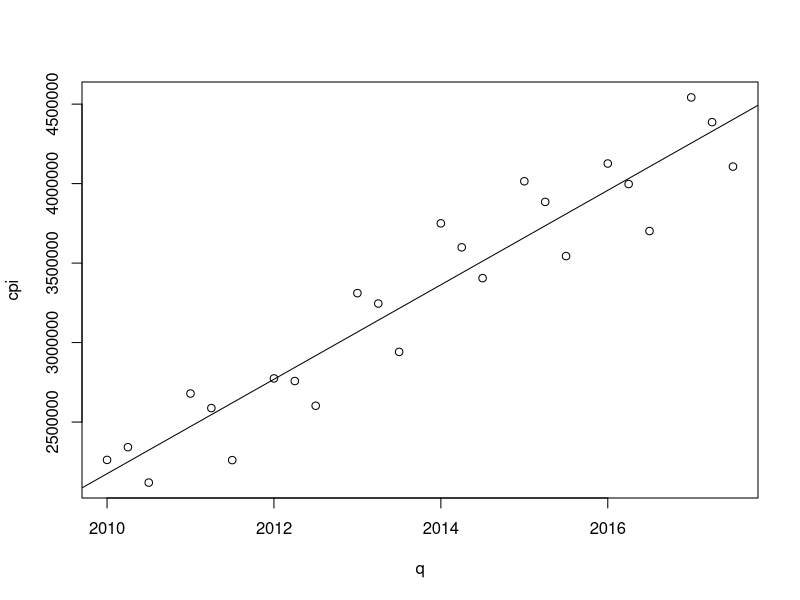

Reproduce this figure in R.
# allows reading of excel sheets
library(readxl)
# allows writing of excel sheets
library(writexl)
library(zoo)

excel_sheets('financial_cleaned.xlsx')

input_sheet = read_excel("financial_cleaned.xlsx", sheet=1, col_names = TRUE)

#new dataframe

# zoo sequence to name year/quarter
quarters <- as.yearqtr(2010 + seq(0, 23)/3)
format(quarters, "%Y Quarter %q")



quarterly_indexes = c()
for (i in 0:69) {
  if (i%%3==0) {
    quarterly_indexes <- c(quarterly_indexes, 5+i)
  }
}

rev_used = as.numeric(t(input_sheet[7,quarterly_indexes]))
rev_wholesale = as.numeric(t(input_sheet[8,quarterly_indexes]))
rev_other = as.numeric(t(input_sheet[13,quarterly_indexes]))
rev_total = as.numeric(t(input_sheet[15,quarterly_indexes]))

data <- data.frame(rev_used, rev_wholesale, rev_other, rev_total)
rownames(data) <- quarters



fit <- lm(rev_total ~ as.numeric(quarters), data=data)
summary(fit)
x<-fitted(fit)

#c(data["rev_total"],rep(2011:2018))
#plot(c(data,rep(NA,12)),xaxt="n",ylab="CPI",xlab="",ylim=c(162,190))

q <- as.numeric(quarters)
cpi<-c(rev_total)
df <- data.frame(q,cpi)
plot(df)+abline(lm(df$cpi~q))

